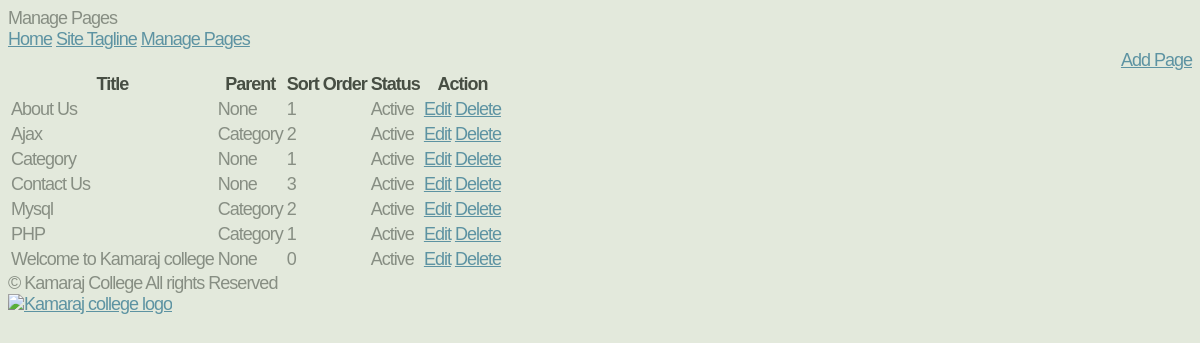
The app's page /manage-site/manage_pages.php with its own data.
### tables this page shows
CREATE TABLE IF NOT EXISTS `mp_pages` (
  `page_id` int(11) NOT NULL AUTO_INCREMENT,
  `page_title` varchar(255) NOT NULL,
  `page_desc` text,
  `meta_keywords` varchar(255) DEFAULT NULL,
  `meta_desc` varchar(255) DEFAULT NULL,
  `sort_order` int(11) NOT NULL DEFAULT '0',
  `parent` varchar(255) NOT NULL DEFAULT '0',
  `status` enum('A','I') NOT NULL DEFAULT 'A',
  `page_alias` varchar(255) DEFAULT NULL,
  PRIMARY KEY (`page_id`),
  UNIQUE KEY `page_name` (`page_alias`)
);

### libs/common_functions.php (called while the page is built, shortened)
<?php
function getParentCategoryName($id) {
    global $DB;
    $sql = "SELECT * FROM " . TABLE_PAGES . " WHERE 1 AND page_id = :id";
    try {
        $stmt = $DB->prepare($sql);
        $stmt->bindValue(":id", $id);
        $stmt->execute();
        $results = $stmt->fetchAll();
    } catch (Exception $ex) {
        echo errorMessage($ex->getMessage());
    }
   return ($results[0]["page_title"] <> "" ) ? $results[0]["page_title"] : "None";
}
?>

### manage-site/manage_pages.php (the view, shortened to what this page needs)
<?php
require("../libs/config.php");
$pageTitle = "Manage Pages";
include("header.php");
?>
<div class="title" style="text-align:right;"><a href="add_edit_page.php">Add Page</a></div>
<table class="bordered">
    <tr>
        <th ><strong>Title</strong> </th>
        <th ><strong>Parent</strong> </th>
        <th ><strong>Sort Order</strong> </th>
        <th><strong>Status</strong> </th>
        <th><strong>Action</strong> </th>
    </tr>
    <?php
    $sql = "SELECT * FROM " . TABLE_PAGES . " WHERE 1 ORDER BY page_title ASC, page_id DESC";
    try {
        $stmt = $DB->prepare($sql);
        $stmt->execute();
        $results = $stmt->fetchAll();
    } catch (Exception $ex) {
        echo errorMessage($ex->getMessage());
    }
    foreach ($results as $rs) {
        ?>
        <tr>
            <td ><?php echo stripslashes($rs["page_title"]); ?></td>
            <td><?php echo stripslashes(getParentCategoryName($rs["parent"])); ?></td>
            <td><?php echo stripslashes($rs["sort_order"]); ?></td>
            <td><?php echo ($rs["status"] == 'A') ? "Active" : "Inactive"; ?></td>
            <td><a href="add_edit_page.php?edit=<?php echo ($rs["page_id"]); ?>">Edit</a>
                <a href="manage_pages.php?del=<?php echo ($rs["page_id"]); ?>" onclick="return confirm('Are you sure?');">Delete</a> </td>
        </tr>
        <?php
    }
    ?>
</table>
<?php
include("footer.php");
?>

### manage-site/header.php (shortened to what this page needs)
<!DOCTYPE html>
<html>
<head>
<link rel="stylesheet" href="style.css" type="text/css" />
</head>
<body>
<div id="container">
    <div id="body">
        <header>
            <div class="mainTitle" ><?php echo $pageTitle; ?></div>
        </header>
        <nav>
        <a href="home.php" class="menus">Home</a>
        <a href="tagline.php" class="menus">Site Tagline</a>
        <a href="manage_pages.php" class="menus">Manage Pages</a>
        </nav>
        <article>

### manage-site/footer.php (shortened to what this page needs)
        </article>
        <footer>
         <div class="copyright">&copy; Kamaraj College All rights Reserved</div>
         <div class="footerlogo"><a href="https://www.kamarajcollege.ac.in" target="_blank"><img src="https://www.kamarajcollege.ac.in/sites/default/files/TES_logo_kc3_0.png" width="200" height="47" alt="Kamaraj college logo" /></a>
        </footer>
    </div>
</div>
</body>
</html>

### css/style.css (style rules this page uses)
*,*:before,*:after { -moz-box-sizing:content-box;-webkit-box-sizing:content-box;-o-box-sizing:content-box;-ms-box-sizing:content-box;box-sizing:content-box }
body { font-size: 13.5pt; font-family: sans-serif; background-color: #e3e9dc; font-family: 'Ubuntu Condensed', sans-serif; color: #878e83; letter-spacing: -1px; }
strong { color: #474e43; }
a { color: #5d93a2; text-decoration: underline; }

### records on screen
mp_pages: page_title "About Us", parent "None", sort_order "1", status "Active"
mp_pages: page_title "Ajax", parent "Category", sort_order "2", status "Active"
mp_pages: page_title "Category", parent "None", sort_order "1", status "Active"
mp_pages: page_title "Contact Us", parent "None", sort_order "3", status "Active"
mp_pages: page_title "Mysql", parent "Category", sort_order "2", status "Active"
mp_pages: page_title "PHP", parent "Category", sort_order "1", status "Active"
mp_pages: page_title "Welcome to Kamaraj college", parent "None", sort_order "0", status "Active"

### other values on screen
$pageTitle "Manage Pages"
